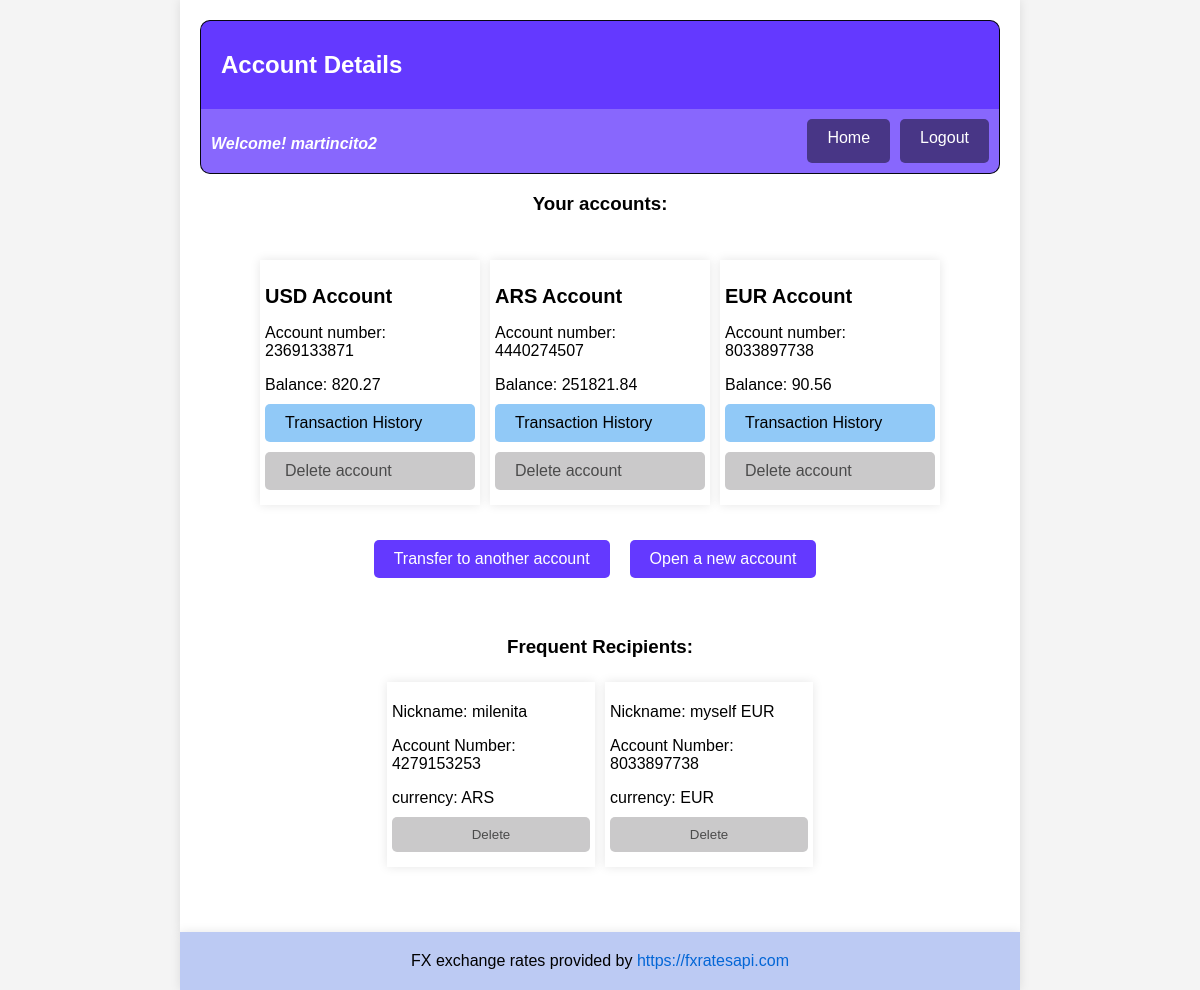
/accounts/account/ (signed in), run on the app's committed database.
### accounts/models.py (models this page shows, shortened)
class Account(models.Model):
    user = models.ForeignKey(User, on_delete=models.CASCADE)
    balance = MoneyField(max_digits=10, decimal_places=2, default=0.00, default_currency='USD')
    account_number = models.CharField(max_length=10, unique=True)
    currency = models.CharField(max_length=3)

### transactions/models.py (models this page shows, shortened)
class TransferDestination(models.Model):
    user_profile = models.ForeignKey(UserProfile, on_delete=models.CASCADE)
    destination_account_number = models.CharField(max_length=20)
    nickname = models.CharField(max_length=50)
    currency = models.CharField(max_length=3, default='USD')

### accounts/views.py (the view)
# urls.py: path('account/', views.account_details, name='account_details'),
@login_required
def account_details(request):
    user_accounts = Account.objects.filter(user=request.user)
    user_profile = UserProfile.objects.get(user=request.user)
    frequent_destinations = TransferDestination.objects.filter(
        user_profile=user_profile)
    return render(request, 'account_details.html', {'user_accounts': user_accounts, 'frequent_destinations': frequent_destinations})

### accounts/templates/account_details.html (shortened to what this page needs)
{% extends 'base.html' %}
{% load static %}
{% block static_container %}
  <link rel="stylesheet" type="text/css" href="{% static 'common/css/common.css' %}" />
  <link rel="stylesheet" type="text/css" href="{% static 'css/account_details.css' %}" />
{% endblock %}
{% block maintitle %}
  Account Details
{% endblock %}
{% block subtitle %}
  Your accounts:
{% endblock %}
{% block subcontainer %}
  <div class="accounts-container">
    {% for account in user_accounts %}
      <div class="individual-account-container">
        <h2>{{ account.currency }} Account</h2>
        <p>Account number: {{ account.account_number }}</p>
        <p id="account-balance">Balance: {{ account.balance }}</p>
        <a id="transaction-button" href="{% url 'transaction_history' account.id %}">Transaction History</a>
        <form action="{% url 'delete_account' account.id %}" method="post">
          <a id="delete-button" href="{% url 'delete_account' account.id %}">Delete account</a>
        </form>
      </div>
    {% endfor %}
    <div class="buttons-container">
      <a href="{% url 'make_transaction' %}">Transfer to another account</a><br />
      <a href="{% url 'open_new_account' %}">Open a new account</a><br />
    </div>
  </div>
  <div class="accounts-container">
    <h3 id="subtitle">Frequent Recipients:</h3>
    {% if frequent_destinations %}
      {% for destination in frequent_destinations %}
        <div class="individual-account-container">
          <p>Nickname: {{ destination.nickname }}</p>
          <p>Account Number: {{ destination.destination_account_number }}</p>
          <p>currency: {{ destination.currency }}</p>
          <form action="{% url 'delete_frequent_destination' destination.id %}" method="post">
            <input id="delete-button" type="submit" value="Delete" />
          </form>
        </div>
      {% endfor %}
    {% else %}
      <p>No frequent destinations found.</p>
    {% endif %}
  </div>
{% endblock %}

### accounts/templates/base.html (shortened to what this page needs)
<!DOCTYPE html>
<html>
  <head>
    {% load static %}
    {% block static_container %}{% endblock %}
  </head>
  <body>
    <div class="main-container">
      <h1>
        {% block maintitle %}{% endblock %}
      </h1>
      {% block navbar %}
        <div class="bar">
          {% if user_accounts %}
            <p id="bar">Welcome! {{ user_accounts.first.user.username }}</p>
          {% endif %}
          <a class="bar-button left-button" href="{% url 'account_details' %}">Home</a>
          <a class="bar-button" href="{% url 'logout' %}">Logout</a>
        </div>
      {% endblock %}
      <h3 id="subtitle">
        {% block subtitle %}{% endblock %}
      </h3>
      <div class="sub-container">
        {% block subcontainer %}
        {% endblock %}
      </div>
    </div>
  </body>
  {% block footercontent %}
    <div class="footer-container">
      <footer>
        <p class="footer">
          FX exchange rates provided by <a href="https://fxratesapi.com">https://fxratesapi.com</a>
        </p>
      </footer>
    </div>
  {% endblock %}
</html>

### static/common/css/common.css (style rules this page uses)
body { font-family: Arial, sans-serif; margin: 0; padding: 0; background-color: #f4f4f4; }
.main-container, .footer { max-width: 800px; margin-bottom: 30px; margin: 0 auto; padding: 20px; background-color: #fff; box-shadow: 0 0 10px rgba(0, 0, 0, 0.1); }
.sub-container { margin: 20px auto; display: flex; flex-direction: column; justify-content: center; align-items: center; }
h1 { font-size: 24px; margin-bottom: 20px; background-color: #6439FF; color: #fff; padding: 30px 20px; margin: 0; border-top-left-radius: 10px; border-top-right-radius: 10px; border-right: 1px solid rgb(6, 6, 17); border-left: 1px solid rgb(6, 6, 17); border-top: 1px solid rgb(6, 6, 17); }
h2 { font-size: 20px; margin-top: 20px; margin-bottom: 10px; }
#subtitle { display: flex; justify-content: center; }
p { margin-bottom: 10px; }
a { text-decoration: none; color: #0366d6; }
form { display: inline; margin: 0; padding: 0; }
input[type="submit"] { cursor: pointer; }
.bar { display: flex; justify-content: space-between; background-color: #8867fd; color: #fff; padding: 10px 10px; margin: 0; border-bottom-left-radius: 10px; border-bottom-right-radius: 10px; border-right: 1px solid rgb(6, 6, 17); border-left: 1px solid rgb(6, 6, 17); border-bottom: 1px solid rgb(6, 6, 17); }
.bar-button { display: inline-block; padding: 10px 20px; text-decoration: none; background-color: #483686; color: #fff; border: none; border-radius: 5px; cursor: pointer; transition: background-color 0.3s; }
.left-button { margin-left: auto; margin-right: 10px; }
.sub-container form label, .sub-container form input, .sub-container form select { margin-bottom: 15px; width: 100%; }
.sub-container form input[type="submit"] { margin-top: 10px; }
.bar p { font-style: italic; font-weight: 600; }
.footer-container { text-align: center; }
.footer { max-width: 800px; margin: 0 auto; padding: 20px; background-color: #bccaf3; box-shadow: 0 0 10px rgba(0, 0, 0, 0.1); }

### accounts/static/css/account_details.css (style rules this page uses)
h1 { background-color: #6439FF; color: #fff; padding: 30px 20px; margin: 0; }
#subtitle { display: flex; justify-content: center; }
.accounts-container, .frequent-destinations-container { display: flex; flex-wrap: wrap; justify-content: center; max-width: 700px; margin: 0 auto; padding: 20px; background-color: #fff; }
.individual-account-container { max-width: 30%; box-shadow: 0 0 10px rgba(0, 0, 0, 0.1); margin: 5px 5px; padding: 5px 5px; }
h3 { width: 100%; }
.buttons-container { margin-top: 30px; display: flex; width: 100%; gap: 10px; justify-content: center; }
.buttons-container a { display: inline-block; padding: 10px 20px; text-decoration: none; background-color: #6439FF; color: #fff; border: none; border-radius: 5px; cursor: pointer; transition: background-color 0.3s; }
#transaction-button { display: flex; align-items: center; padding: 10px 20px; text-decoration: none; background-color: #91c9f7; color: black; border: none; border-radius: 5px; cursor: pointer; transition: background-color 0.3s; margin: 10px auto; }
#delete-button { display: flex; align-items: center; padding: 10px 20px; text-decoration: none; background-color: #cac9ca; color: rgb(75, 75, 75); border: none; border-radius: 5px; cursor: pointer; transition: background-color 0.3s; margin: 10px auto; }

### data on the page
Account: first.user.username "martincito2", currency "USD", account_number "2369133871", balance "820.27"
Account: currency "ARS", account_number "4440274507", balance "251821.84"
Account: currency "EUR", account_number "8033897738", balance "90.56"
TransferDestination: nickname "milenita", destination_account_number "4279153253", currency "ARS"
TransferDestination: nickname "myself EUR", destination_account_number "8033897738", currency "EUR"
